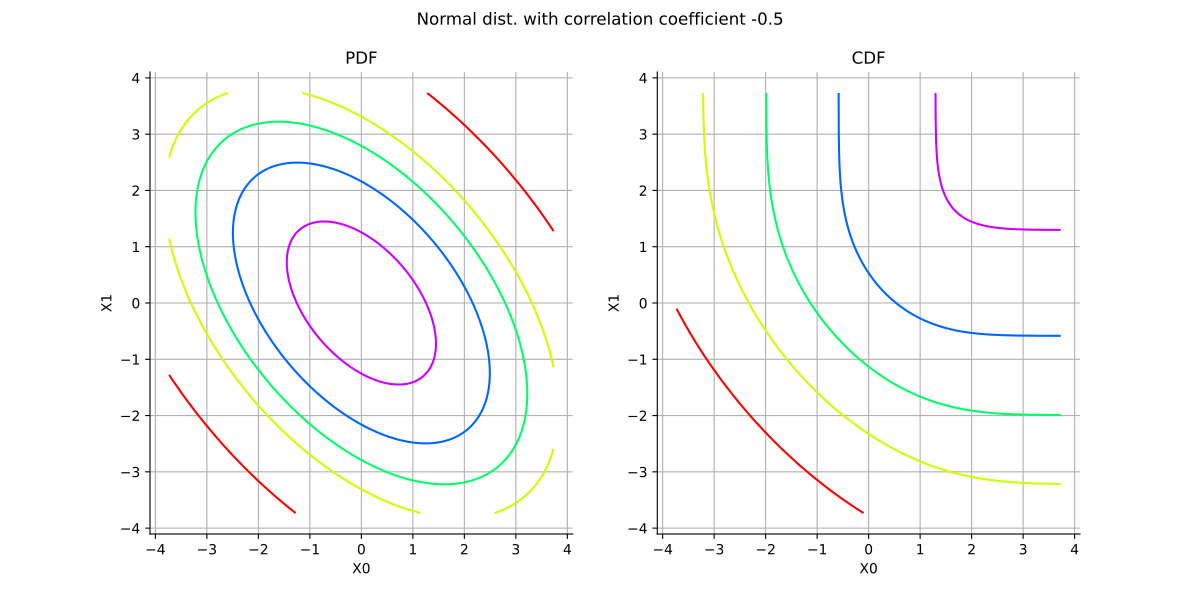

This figure's Python source:
import openturns as ot
from matplotlib import pyplot as plt
from openturns.viewer import View
title = None
if ot.Normal().__class__.__name__ == 'Bernoulli':
    distribution = ot.Bernoulli(0.7)
elif ot.Normal().__class__.__name__ == 'Binomial':
    distribution = ot.Binomial(5, 0.2)
elif ot.Normal().__class__.__name__ == 'Hypergeometric':
    distribution = ot.Hypergeometric(10, 4, 7)
elif ot.Normal().__class__.__name__ == 'CumulativeDistributionNetwork':
    coll = [ot.Normal(2),ot.Dirichlet([0.5, 1.0, 1.5])]
    distribution = ot.CumulativeDistributionNetwork(coll, ot.BipartiteGraph([[0,1], [0,1]]))
elif ot.Normal().__class__.__name__ == 'Histogram':
    distribution = ot.Histogram([-1.0, 0.5, 1.0, 2.0], [0.45, 0.4, 0.15])
elif ot.Normal().__class__.__name__ == 'KernelMixture':
    kernel = ot.Uniform()
    sample = ot.Normal().getSample(5)
    bandwidth = [1.0]
    distribution = ot.KernelMixture(kernel, bandwidth, sample)
elif ot.Normal().__class__.__name__ == 'MaximumDistribution':
    coll = [ot.Uniform(2.5, 3.5), ot.LogUniform(1.0, 1.2), ot.Triangular(2.0, 3.0, 4.0)]
    distribution = ot.MaximumDistribution(coll)
elif ot.Normal().__class__.__name__ == 'Multinomial':
    distribution = ot.Multinomial(5, [0.2])
elif ot.Normal().__class__.__name__ == 'RandomMixture':
    coll = [ot.Triangular(0.0, 1.0, 5.0), ot.Uniform(-2.0, 2.0)]
    weights = [0.8, 0.2]
    cst = 3.0
    distribution = ot.RandomMixture(coll, weights, cst)
elif ot.Normal().__class__.__name__ == 'TruncatedDistribution':
    distribution = ot.TruncatedDistribution(ot.Normal(2.0, 1.5), 1.0, 4.0)
elif ot.Normal().__class__.__name__ == 'UserDefined':
    distribution = ot.UserDefined([[1.0], [2.0], [3.0]], [0.4, 0.5, 1.0])
elif ot.Normal().__class__.__name__ == 'ZipfMandelbrot':
    distribution = ot.ZipfMandelbrot(10, 2.5, 0.3)
elif ot.Normal().__class__.__name__ == 'Normal':
    cov = ot.CovarianceMatrix([[1.0, -0.5], [-0.5, 1.0]])
    distribution = ot.Normal([0.0, 0.0], cov)
    title = "Normal dist. with correlation coefficient {}".format(cov[0, 1])
else:
    distribution = ot.Normal()

dimension = distribution.getDimension()
if title is None:
    title = str(distribution)[:100].split('\n')[0]
if dimension == 1:
    distribution.setDescription(['$x$'])
    pdf_graph = distribution.drawPDF()
    cdf_graph = distribution.drawCDF()
    fig = plt.figure(figsize=(10, 4))
    pdf_axis = fig.add_subplot(121)
    cdf_axis = fig.add_subplot(122)
    View(pdf_graph, figure=fig, axes=[pdf_axis], add_legend=False)
    View(cdf_graph, figure=fig, axes=[cdf_axis], add_legend=False)
    fig.suptitle(title)
elif dimension == 2:
    grid = ot.GridLayout(1, 2)
    pdf_graph = distribution.drawPDF()
    pdf_graph.setLegends([''])
    cdf_graph = distribution.drawCDF()
    cdf_graph.setLegends([''])
    grid.setGraph(0, 0, pdf_graph)
    grid.setGraph(0, 1, cdf_graph)
    grid.setTitle(title)
    fig = View(grid).getFigure()
    fig.axes[0].set_title('PDF')
    fig.axes[1].set_title('CDF')
